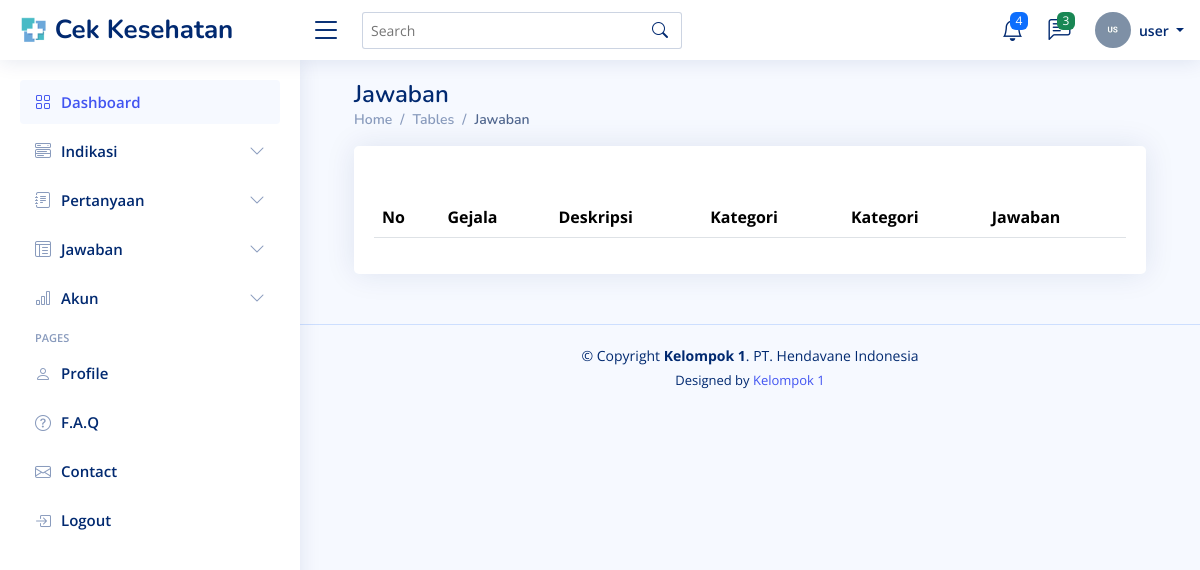
Page /user/index.php?url=jawaban on the earlier database version.
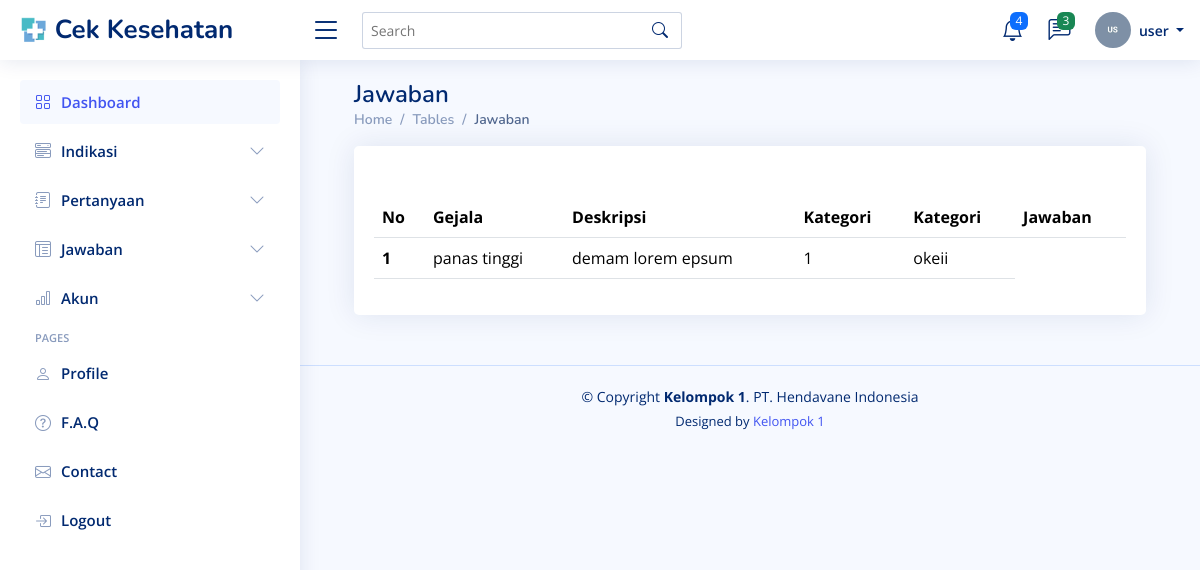
Same page on the later database version.
### tables this page shows
CREATE TABLE `pertanyaan` (
  `id` int(11) NOT NULL,
  `gejala` varchar(45) DEFAULT NULL,
  `keluhan` varchar(45) DEFAULT NULL,
  `deskripsi` varchar(255) DEFAULT NULL,
  `user_id` int(11) NOT NULL,
  `kategori_id` int(11) NOT NULL,
  `jawaban` varchar(225) DEFAULT NULL
);

### user/models/Jawaban.php (called while the page is built)
 <?php
class Jawaban{
    private $koneksi;
    public function __construct(){
        global $dbh;
        $this->koneksi = $dbh;
    }
    public function dataJawaban(){
    $sql = "SELECT * FROM pertanyaan;";
    $ps = $this->koneksi->prepare($sql);
    $ps->execute();
    $rs = $ps->fetchAll();
    return $rs;
}
}
?>

### user/Jawaban.php (the view, shortened to what this page needs)
<?php
$model = new Jawaban();
$data_jawaban = $model->dataJawaban();
?>
<main id="main" class="main">
  <div class="pagetitle">
    <h1>Jawaban</h1>
    <nav>
      <ol class="breadcrumb">
        <li class="breadcrumb-item"><a href="index.html">Home</a></li>
        <li class="breadcrumb-item">Tables</li>
        <li class="breadcrumb-item active">Jawaban</li>
      </ol>
    </nav>
  </div>
  <section class="section">
    <div class="row">
      <div class="col-lg-12">
        <div class="card">
          <div class="card-body">
            <h5 class="card-title"></h5>
            <table class="table datatable">
              <thead>
                <tr>
                  <th scope="col">No</th>
                  <th scope="col">Gejala</th>
                  <th scope="col">Deskripsi</th>
                  <th scope="col">Kategori</th>
                  <th scope="col">Kategori</th>
                  <th scope="col">Jawaban</th>
                </tr>
              </thead>
              <tbody>
                <?php
                $no = 1;
                foreach ($data_jawaban as $jawaban) {
                ?>
                  <tr>
                    <th scope="row"><?= $no ?></th>
                    <td><?= $jawaban['gejala'] ?></td>
                    <td><?= $jawaban['deskripsi'] ?></td>
                    <td><?= $jawaban['kategori_id'] ?></td>
                    <td><?= $jawaban['jawaban'] ?></td>
                  </tr>
                <?php
                  $no++;
                }
                ?>
              </tbody>
            </table>
          </div>
        </div>
      </div>
    </div>
  </section>
</main>

Differences in the rows shown:
added pertanyaan: gejala "panas tinggi", deskripsi "demam lorem epsum", kategori "1", jawaban "okeii"
